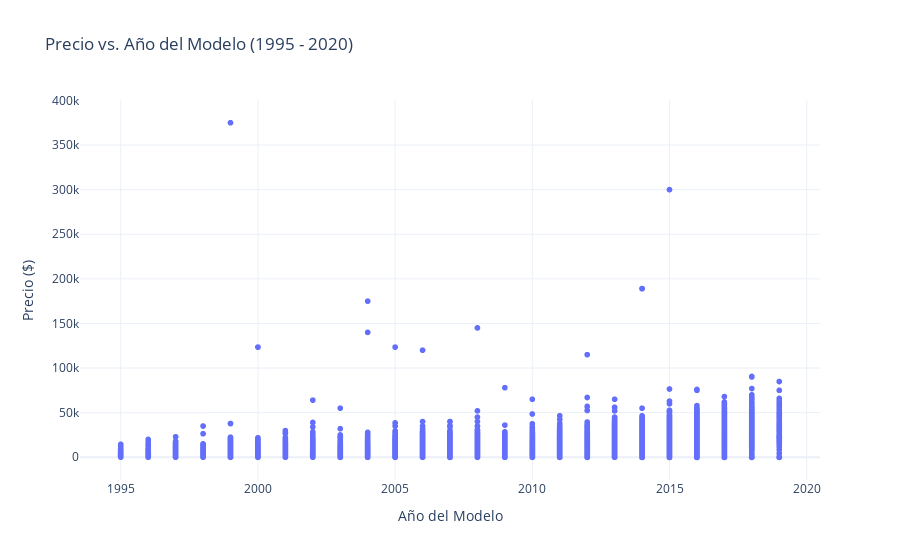

Notebook source saved alongside this figure:
### Code cell
# Crear un gráfico de dispersión de 'model_year' vs 'price'
df_f = df[df['model_year'] >= 1995]
fig_scatter = px.scatter(df_f, x="model_year", y="price", title="Precio vs. Año del Modelo (1995 - 2020)", labels={"model_year": "Año del Modelo", "price": "Precio ($)"}, template="plotly_white")
fig_scatter.show()

# Gráfico de dispersión de 'model_year' vs 'price'
# fig_scatter = px.scatter(df, x="model_year", y="price", title="Precio vs. Año del Modelo")
#fig_scatter.show()

### Figure 1 — Plotly figure (JSON) as saved in the notebook; plotly's stock layout.template omitted (floating-point values rounded to 4 significant figures; data arrays with more than 128 entries replaced by an {"elided": "..."} marker saying what was removed)
{"data": [{"hovertemplate": "Año del Modelo=%{x}<br>Precio ($)=%{y}<extra></extra>", "legendgroup": "", "marker": {"color": "#636efa", "symbol": "circle"}, "mode": "markers", "name": "", "showlegend": false, "type": "scattergl", "x": {"elided": "47079 float values"}, "xaxis": "x", "y": {"elided": "47079 int values"}, "yaxis": "y"}], "layout": {"legend": {"tracegroupgap": 0}, "title": {"text": "Precio vs. Año del Modelo (1995 - 2020)"}, "xaxis": {"anchor": "y", "domain": [0, 1], "title": {"text": "Año del Modelo"}}, "yaxis": {"anchor": "x", "domain": [0, 1], "title": {"text": "Precio ($)"}}}}
